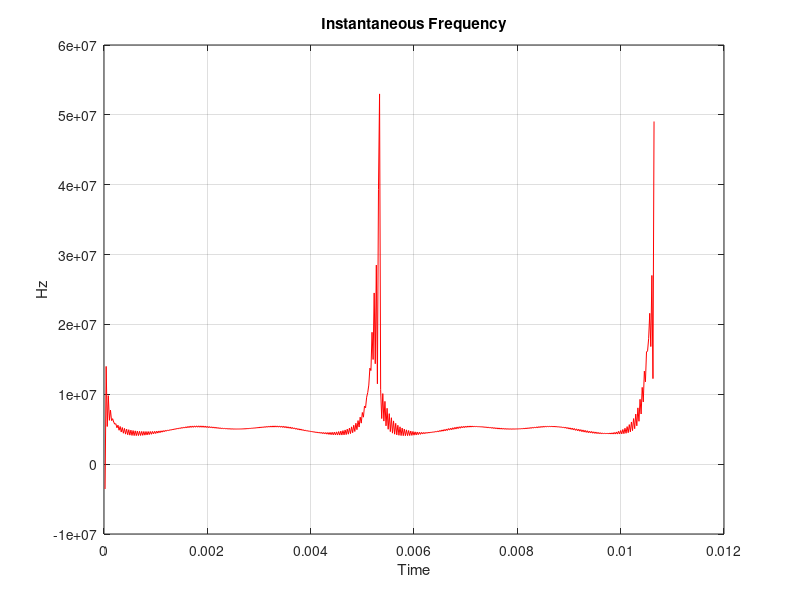

Source code (MATLAB):
%% Create tester
f = 222;
Amp = 1;
Fs = 48000;
ts = 1/Fs;
T = 0.04267/4;
t = 0:ts:(T - ts);
y = sin(2*pi*f*t)';

%% Load data in stead
y = csvread('x_signal245.txt');
y(:,2) = []; % Remove extra column

%% Calc with built in functions
%z = hilbert(y);
%instfreq = Fs/(2*pi)*diff(unwrap(angle(z)));

%% Home made
% hilbert
N = length(t);
W = 1;
y=fft(y);
% Division by 2, in stead of multiplication to keep everything below 1 on crosscore
y=[y(1,:)/2;
   y(2:N/2,:);
   y(N/2+1,:)./2;
   zeros(N/2-1, W)];
z=ifft(y);

%% read in file from CC which is already ifft
%load('../ifft_CC.mat');
%z=ifft_CC;
%z(:,2) = []; % Remove extra column
%% Do easy way
instfreq = Fs/(2*pi)*diff(unwrap(angle(z)));
za = angle(z);
zau = unwrap(angle(z));
zaud = diff(unwrap(angle(z)));

%% Angle
z = atan2(imag(z),real(z));

%% read in data which has already been taken argument off
%z = csvread('../y_argument.txt');
%z(:,2) = []; % Remove extra column

%% Unwrap
% https://stackoverflow.com/questions/15634400/continous-angles-in-c-eq-unwrap-function-in-matlab
% Scale to fit CC
z = (z/pi)*2^15;

for i = 2:N
  %dif = rem(z(i - 1) - z(i) + pi, 2 * pi);
  x = z(i - 1) - z(i) + 2^15;
  y = 2 * 2^15;
  %dif = rem(z(i - 1) - z(i) + 2^15, 2 * (2^15));
  dif = rem(x, y);
  if (dif < 0)
    %dif = dif + 2 * pi;
    dif = dif + 2 * 2^15;
  end
  %z(i) = dif - pi;
  z(i) = (dif - 2^15);
  z(i) = z(i - 1) - z(i);
end

%% Diff
for k = 2:(numel(z))
  z(k - 1, 1) = z(k) - z(k - 1);
end
% Remove last diff
z(end) = [];

z = Fs/(2*pi)*z;

%% Plot
plot(t(2:end),z, '-r')
%hold on
%plot(t(2:end),instfreq)
xlabel('Time')
ylabel('Hz')
grid on
title('Instantaneous Frequency')

disp((mean(z(100:end-100))/(2^15))*pi)
%disp(mean(z(100:end-100)))
